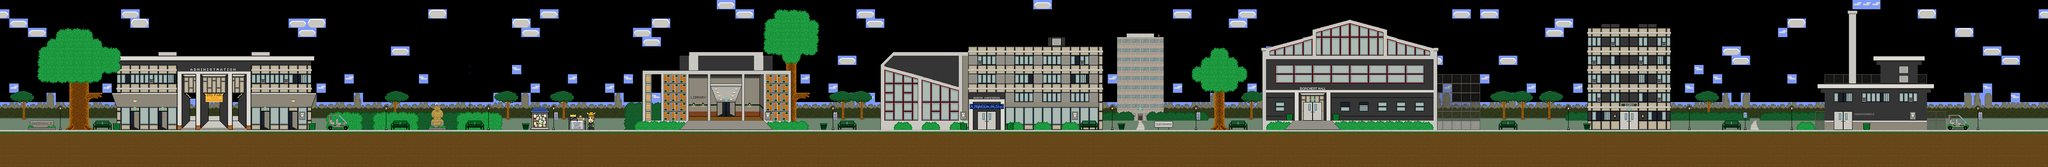

A 2D game scene composited from a Tiled map and its tileset images. What follows is a short description and the map's XML, with each tile layer's data collapsed to a summary:
An orthogonal 220x18 tile map with 24x24 px tiles, 5 tile layers (city_little_clouds, hedge_big_clouds, background, foreground, ...) and 56 objects (9x door, 5x info, sprite, airplane).

<map height="18" orientation="orthogonal" tileheight="24" tilewidth="24" version="1.0" width="220">
 <properties><property name="blended tiles" value="2,11,12,13,14,15,16,17,18,19,20,21,22,23,24,25,26,27,28,29,30,32,33,34,35,36,37,38,39,40,41,42,43,44,45,46,47,48,49,50,51,52,53,54,55,56,57,58,59,60,62,63,64,65,66,67,68,69,70,71,72,73,74,75,78,79,80,81,82,83,84,85,86,87,88,89,90,92,93,94,95,96,98,99,100,101,102,103,104,105,108,109,110,111,112,113,114,115,116,117,118,119,120,121,122,123,124,125,126,128,129,130,131,132,133,134,135,138,139,140,141,142,143,144,145,146,147,148,149,150,151,152,153,154,155,156,158,159,160,161,162,163,164,165,168,169,170,171,172,173,174,175,176,177,178,179,180,181,182,183,190,191,192,193,194,195,196,197,198,199,200,201,202,203,204,205,206,207,208,209,210,211,212,213,218,221,222,223,224,225,226,227,228,229,230,231,232,233,234,235,236,237,238,239,240,241,242,243,244,245,246,247,248,249,252,253,254,255,256,257,258,259,260,261,262,263,264,265,266,267,268,269,270,271,272,273,274,275,276,277,278,279,282,283,284,285,286,287,288,289,290,291,292,293,294,295,296,297,298,299,300,301,302,303,304,305,306,307,308,309,310,311,312,313,314,317,318,319,320,321,322,323,324,325,326,327,328,329,330,331,332,333,334,335,336,337,338,339,340,341,342,343,344,345,346,347,348,349,350,351,352,353,354,355,356,357,358,359,360,361,362,366,367,368,369,370,371,372,373,374,375,376,377,378,379,380,381,382,383,384,386,387,388,389,390,391,392,396,397,398,399,400,401,403,404,405,406,407,408,409,410,411,412,413,414,415,416,417,418,419,420,421,422,426,427,428,429,430,431,433,434,435,436,437,438,439,440,441,443,444,445,446,447,448,449,450,451,452,456,457,458,459,460,461,463,464,465,466,467,468,469,470,471,473,474,475,476,477,478,479,480,481,482,486,487,488,489,490,491,492,493,494,495,500,501,503,504,505,506,507,508,509,510,511,512,513,514,515,516,517,518,519,520,521,522,523,524,525,526,527,528,529,530,531,532,533,534,535,536,537,538,539,540,1,2,3,4,5,6,7,8,9,10,11,12,13,14,15,16,17,18,19,20,21,22,23,24,25,26,27,28,29,30,31,32,33,34,35,36,37,38,41,45,46,47,48,50,51,52,53,54,55,56,57,58,59,60,61,62,63,64,65,66,67,68,69,70,71,72,73,74,75,76,77,78,79,80,81,82,83,84,8,9,10,11,12,13,14,15,20,21,22,23,24,32,33,34,35,36,37,38,39,40,41,42,43,44,45,46,47,48,55,56,57,58,59,60,61,62,63,64,65,66,67,68,69,70,71,72,73,74,75,76,77,78,79,80,81,82,83,84,87,88,89,90,91,92,93,94,95,96,97,98,99,100,101,102,103,104,105,108,110,111,112,113,114,115,116,117,118,119,120,121,122,123,124,125,126,127,128,129,130,131,132,135,136,137,138,139,140,141,142,143,144,145,147,148,149,150,151,152,153,154,155,156,158,159,160,161,162,163,164,165,166,167,168,169,170,171,172,173,174,175,176,177,178,179,180,181,182,183,184,185,186,187,188,189,190,191,192,193,194,195,196,197,198,199,200,203,204,205,208,209,210,211,212,213,214,217,218,219,220,222,223,224,227,228,229,232,233,234,235,236,237,238,241,242,243,244,245,246,247,248,249,250,251,252,253,254,255,256,257,258,259,260,261,262,263,264,265,266,267,268,269,270,271,272,273,274,275,276,277,278,279,280,281,282,283,284,285,286,287,288,289,290,291,292,293,294,295,296,297,298,299,304,305,306,307,308,309,310,311,312,313,314,315,316,317,318,319,320,321,322,323,324,328,329,330,331,332,333,334,335,336,337,338,339,340,341,342,343,344,345,346,347,348,349,350,351,352,353,354,357,358,360,361,362,363,364,365,366,367,368,371,372,373,374,375,376,377,378,381,382,384,385,386,387,388,389,390,391,392,393,394,395,396,397,398,399,400,401,402,403,404,405,406,408,409,410,411,412,413,414,415,416,417,418,419,420,421,422,423,424,425,429,430,432,433,434,435,436,437,438,439,440,441,444,445,449,453,454,455,456,457,458,459,460,461,462,463,464,465,468,469,472,473,474,475,476,477,478,479,480,2,3,4,6,7,8,9,10,11,12,13,14,15,16,17,18,19,20,21,22,23,26,27,28,29,30,31,32,33,34,35,36,37,38,39,40,41,42,43,44,45,46,47,48,49,50,51,52,53,54,55,56,57,58,59,60,61,62,63,64,65,66,67,69,70,72,73,74,77,78,82,83,84,85,86,103,104,105,1,2,3,4,5,6,7,8,9,13,15,16,19,20,21,22,26,27,28,29,30,31,32,33,34,35,39,40,41,42,43,44,45,46,47,48,52,53,54,55,56,57,58,59,60,61,62,63,64,65,66,67,68,69,70,71,72,73,74,75,76,77,78,79,80,81,82,83,84,85,86,87,88,89,90,91,92,93,94,95,96,97,98,99,100,101,102,103,104,105,106,107,108,109,110,111,112,113,114,115,116,117,118,119,120,121,122,123,124,125,126,127,128,129,130,131,133,134,135,136,137,138,139,140,141,142,143,144,146,147,148,149,150,151,152,153,154,155,156,157,158,159,160,161,162,163,164,165,166,167,168,169,1,3,5,7,8,9,10,11,13,17,18,19,21,22,23,25,26,27,28,29,30,31,33,35,36,37,39,41,42,45,46,47,48,51,52,54,55,56,58,59,60,61,63,64,66,67,68,69,70,71,73,74,75,79,80,81,82,83,84,85,87,89,90,91,94,95,96,97,98,100,101,102,103,104,105,106,107,108,109,111,112,113,114,115,116,117,118,119,120,9,10,11,15,16,21,22,32,33,36,37,38,48,49,56,59,62,67,68,69,70,78,79,80,81,82,83,84,85,86,87,88,89,90,91,92,93,94,95,96,97,98,99,100,101,102,103,104,105,106,107,108,109,110,111,112,113,114,115,116,117,118,119,120,121,2,4,5,7,8,9,10,11,12,13,14,16,18,19,20,21,22,24,25,26,27,28,29,30,31,32,33,35,37,38,39,40,41,42,43,44,45,46,47,48,49,50,51,52,53,54,55,56,57,58,60,61,62,63,64,65,66,67,68,69,71,72,74,75,76,77,78,79,80,81,82,83,84,86,87,88,89,90,91,92,93,94,95,96,97,98,99,100,102,103,104,105,106,107,108,109,110,111,112,113,114,115,116,117,118,119,120,121,5,6,7,8,9,10,11,12,13,14,15,17,18,19,20,21,22,23,24,26,27,30,31,33,35,36,39,40,42,43,44,45,46,48,49,50,51,52,53,54,55,56,57,58,59,60,61,62,63,64,65,66,67,68,69,70,72,1,2,3,4,6,7,8,9,10,11,15,16,20,21,22,23,24,28,29,30,32,36,37,38,39,40,44,45,46,48,1,2,3,4,5,6,7,8,9,10,11,12,13,14,15,16,17,18,19,20,21,23,24,25,26,29,30,33,34,36,37,39,41,42,43,44,45,46,49,52,53,54,55,58,59,64,65,66,67,68,69,70,71,73,74,75,78,79,80,81,84,85,86,87,88,89,90,91,92,93,94,95,96,97,98,99,100,101,102,103,104,107,109,116,117,119,120,121,122,123,124,125,126,127,128,129,130,135,136,137,138,139,140,141,142,143,144,145,146,147,148,149,150,151,152,153,154,155,156,160,161,162,163,164,165,166,167,168,169,170,171,172,173,174,175,176,177,178,181,182,186,187,188,189,190,191,192,193,194,196,197,198,199,201,202,203,204,207,208,212,213,214,215,216,217,218,219,220,222,223,224,225,227,228,229,230,233,234,238,239,240,241,242,243,244,245,246,247,248,249,250,251,252,253,254,255,256,259,260,264,265,266,269,270,271,272,273,274,275,276,277,278,279,281,282,283,284,285,286,290,291,292,295,296,297,298,299,300,301,302,303,304,305,306,307,308,309,310,311,312,316,317,318,319,320,321,322,323,324,325,326,327,328,329,330,331,332,333,334,335,336,337,338,342,343,344,345,346,347,348,350,353,354,355,356,357,358,359,360,361,362,363,364,366,367,368,369,370,371,372,373,374,376,377,378,379,380,381,382,383,384,385,386,389,390,392,393,394,395,396,397,398,399,400,401,402,403,404,405,406,407,409,410,411,412,415,416,417,418,419,420,421,422,423,424,425,426,427,428,429,430,431,432,433,435,436,437,438,441,442,443,444,445,446,447,448,451,452,453,454,455,456,459,460,461,462,463,464,467,468,469,471,472,473,474,477,479,480,481,482,485,486,487,489,490,491,492,493,494,495,497,498,499,500,503,505,506,507,508,511,512,513,514,515,516,517,518,519,520,521,522,523,524,525,526,529,530,531,532,533,534,537,538,539,541,542,543,544,545,546,547,548,549,551,552,553,554,555,556,557,559,560,561,562,563,564,565,566,567,568,569,570,571,572,573,574,575,576,577,578,579,580,581,582,583,584,585,586,587,588,589,590,591,592,593,594,595,596,597,598,599,600,601,602,603,604,605,606,607,608,609,610,611,612,613,614,615,616,617,618,619,620,621,622,623,624,625,626,627,628,629,630,631,632,635,636,638,639,641,642,643,644,645,646,647,648,649,650,651,652,653,654,655,656,657,658,659,660,661,662,664,665,666,667,668,669,670,671,672,673,674,675,676,1,2,4,5,7,10,11,12,13,14,15,16,18,19,20,21,22,24,25,26,27,28,29,30,31,32,33,35,36,37,38,39,40,41,42,43,44,45,46,47,48,49,50,51,52,53,54,56,57,58,62,63,64,65,66,67,68,69,71,72,73,74,75,76,77,78,79,80,81,82,83,84,86,87,88,89,90,91,92,93,94,96,97,98,99,100,102,103,104,105,106,107,108,109,110,111,112,113,114,115,116,117,118,119,120,121,8,9,10,11,12,13,14,15,16,17,18,19,20,27,28,31,32,33,34,35,36,37,38,39,40,47,48,49,50,51,52,53,54,55,56,57,58,59,60,63,64,65,67,68,69,70,71,72,73,74,75,76,77,78,79,80,81,96,97,98,99,100,101,107,108,114,115,116,117,119,120,121,127,128,134,135,136,137,138,139,140,141,146,147,148,154,155,156,157,158,159,160,161,166,167,168,169,170,171,172,173,174,175,176,177,178,179,180,181,184,185,186,187,188,190,191,192,193,194,195,196,197,198,199,200,201,204,207,208,210,211,212,213,214,215,216,217,218,219,220,221,226,227,228,229,230,231,232,233,234,235,236,237,238,239,240,241,242,243,244,245,246,247,248,249,250,251,252,253,254,255,256,257,258,259,260,261,262,263,264,265,266,267,268,269,270,271,272,273,274,275,276,277,278,279,280,281,282,283,284,285,286,287,288,289,290,291,292,293,294,295,296,297,298,299,300,301,302,303,304,305,306,307,308,309,310,311,312,313,314,315,316,317,318,319,320,321,322,323,324,325,326,327,328,329,330,331,332,333,334,335,336,337,338,339,340,341,342,343,344,345,346,347,348,349,350,351,352,353,354,355,356,357,358,359,360,361,362,363,364,365,366,367,368,369,370,371,372,373,374,375,376,377,378,379,380,381,382,383,384,385,386,387,388,389,390,391,392,393,394,395,396,397,398,399,400" />
  <property name="blue" value="249" />
  <property name="floor" value="12" />
  <property name="green" value="154" />
  <property name="offset" value="2" />
  <property name="red" value="125" />
  <property name="soundtrack" value="greendale" />
  <property name="title" value="Greendale Exterior" />
 </properties>
 <tileset firstgid="1" name="greendale-exterior" tileheight="24" tilewidth="24">
  <image height="480" source="../images/tilesets/greendale-exterior.png" width="480" />
 </tileset>
 <layer height="18" name="city_little_clouds" width="220">
  <properties>
   <property name="parallax" value="0.25" />
  </properties>
  <data>[3960 cells, 282 non-empty, 6 distinct tile ids]</data>
 </layer>
 <layer height="18" name="hedge_big_clouds" width="220">
  <properties>
   <property name="parallax" value="0.4" />
  </properties>
  <data>[3960 cells, 1616 non-empty, 5 distinct tile ids]</data>
 </layer>
 <layer height="18" name="background" width="220">
  <data>[3960 cells, 1891 non-empty, 78 distinct tile ids]</data>
 </layer>
 <layer height="18" name="foreground" width="220">
  <data>[3960 cells, 527 non-empty, 98 distinct tile ids]</data>
 </layer>
 <layer height="18" name="leaves" width="220">
  <data>[3960 cells, 225 non-empty, 58 distinct tile ids]</data>
 </layer>
 <objectgroup color="#0007a4" height="18" name="nodes" width="220">
  <object height="44" name="main" type="door" width="38" x="1852" y="265">
   <properties>
    <property name="level" value="hallway" />
    <property name="to" value="hallway1" />
   </properties>
  </object>
  <object height="53" type="sprite" width="53" x="1214" y="166">
   <properties>
    <property name="animation" value="1-4,1" />
    <property name="height" value="28" />
    <property name="sheet" value="images/greendale-flag.png" />
    <property name="width" value="34" />
   </properties>
  </object>
  <object height="48" name="admin2" type="door" width="27" x="406" y="286">
   <properties>
    <property name="level" value="deans-office" />
    <property name="to" value="main" />
   </properties>
  </object>
  <object height="48" name="bushes_right" type="door" width="24" x="1080" y="288">
   <properties>
    <property name="level" value="baseball" />
    <property name="to" value="main" />
   </properties>
  </object>
  <object height="47" name="classHallway" type="door" width="25" x="2928" y="287">
   <properties>
    <property name="level" value="class-hallway" />
    <property name="to" value="main" />
   </properties>
  </object>
  <object height="49" name="borchert" type="door" width="47" x="3360" y="264">
   <properties>
    <property name="level" value="borchert-hallway" />
    <property name="to" value="main" />
   </properties>
  </object>
  <object height="48" name="admin1" type="door" width="25" x="335" y="286">
   <properties>
    <property name="level" value="admin-hallway" />
    <property name="to" value="main" />
   </properties>
  </object>
  <object height="50" name="dorm" type="door" width="48" x="4176" y="287">
   <properties>
    <property name="level" value="dorm-lobby" />
    <property name="to" value="main" />
   </properties>
  </object>
  <object height="9" type="info" width="16" x="1119" y="316">
   <properties>
    <property name="info" value="Luis Guzmán" />
   </properties>
  </object>
  <object height="40" type="info" width="16" x="1515" y="292">
   <properties>
    <property name="info" value="No talking, the hats speak for themselves" />
   </properties>
  </object>
  <object height="18" type="info" width="60" x="77" y="316">
   <properties>
    <property name="info" value="Greendale Community College ... | You're Already Accepted, yo" />
   </properties>
  </object>
  <object height="48" type="info" width="46" x="4729" y="289">
   <properties>
    <property name="info" value="This door is locked" />
   </properties>
  </object>
  <object height="47" type="info" width="46" x="2521" y="289">
   <properties>
    <property name="info" value="contents under construction" />
   </properties>
  </object>
  <object height="49" name="admin3" type="door" width="25" x="672" y="288">
   <properties>
    <property name="level" value="gazette-office" />
    <property name="to" value="main" />
   </properties>
  </object>
  <object height="24" type="airplane" width="168" x="3768" y="72" />
  <object height="48" name="bushes" type="door" width="24" x="936" y="288">
   <properties>
    <property name="level" value="trampoline" />
    <property name="to" value="main" />
   </properties>
  </object>
 </objectgroup>
 <objectgroup color="#a40098" height="18" name="platform" width="220">
  <object height="15" width="37" x="226" y="240" />
  <object height="13" width="43" x="242" y="313" />
  <object height="11" width="505" x="304" y="145" />
  <object height="12" width="166" x="289" y="241" />
  <object height="13" width="166" x="648" y="241" />
  <object height="13" width="44" x="1010" y="313" />
  <object height="12" width="44" x="1201" y="313" />
  <object height="26" width="13" x="1121" y="275" />
  <object height="12" width="35" x="1374" y="278" />
  <object height="17" width="380" x="1657" y="183" />
  <object height="14" width="188" x="1778" y="135" />
  <object height="11" width="20" x="1753" y="145" />
  <object height="11" width="21" x="1969" y="145" />
  <object height="14" width="37" x="2050" y="240" />
  <object height="13" width="42" x="2164" y="312" />
  <object height="16" width="58" x="79" y="313" />
  <object height="11" width="131" x="4831" y="146" />
  <object height="13" width="299" x="4687" y="216" />
  <object height="9" width="29" x="5025" y="298" />
  <object height="9" width="29" x="848" y="297" />
  <object height="14" width="35" x="4447" y="313" />
  <object height="13" width="91" x="2499" y="257" />
  <object height="21" width="344" x="2497" y="121" />
  <object height="14" width="46" x="2977" y="314" />
  <object height="13" width="35" x="2791" y="313" />
  <object height="12" width="430" x="3264" y="233" />
  <object height="13" width="34" x="3175" y="312" />
  <object height="10" width="97" x="3335" y="313" />
  <object height="11" width="412" x="3274" y="144" />
  <object height="14" width="34" x="3871" y="313" />
  <object height="10" width="193" x="1775" y="312" />
  <object height="10" width="44" x="1466" y="312" />
  <object height="11" width="43" x="2702" y="97" />
  <object height="8" width="24" x="4764" y="28" />
  <object x="2471" y="228">
   <polygon points="0,0 -192,-53 -191,-43 0,10" />
  </object>
  <object x="2275" y="168">
   <polygon points="-4,3 33,-33 220,-33 220,-25 34,-25 5,3" />
  </object>
  <object x="3252" y="124">
   <polygon points="0,0 26,0 133,-30 133,-18 27,10 0,10" />
  </object>
  <object x="3385" y="80">
   <polygon points="0,0 96,-26 192,0 192,11 0,9" />
  </object>
  <object x="3709" y="124">
   <polygon points="0,0 -26,0 -133,-30 -133,-19 -26,8 0,8" />
  </object>
 </objectgroup>
 <objectgroup height="18" name="floor" width="220">
  <object height="100" width="5279" x="0" y="336" />
 </objectgroup>
</map>
